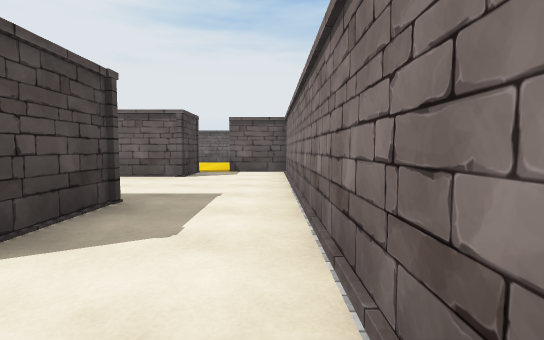
[1] (above)

18 first-person views from a walk through a 3-D level made in the Unity game engine. The camera is 1.2 m above the floor, tilts 4° down and sees 85° across. The floor is counted in squares, 2 m on a side. Each view is taken from the middle of a square. On the plan, view 1 faces up. The plan holds only what a view shows up to about 9 squares ahead; the rest is blank. The place goes on beyond the plan. Some animated figures are not drawn. Some surface patterns are stand-ins.

[2]
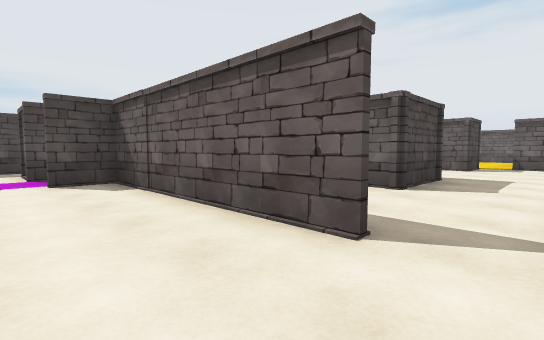

[3]
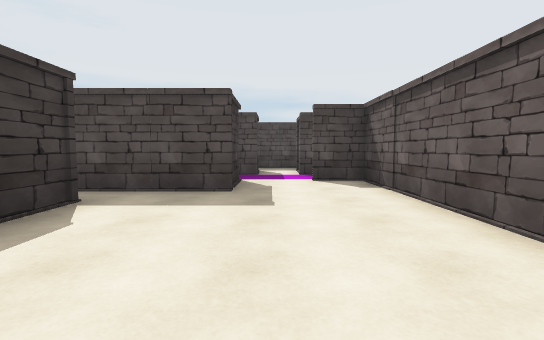

[4]
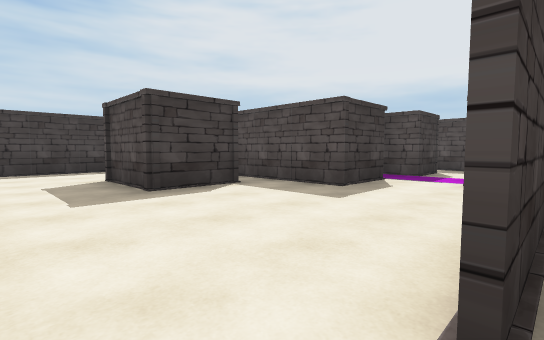

[5]
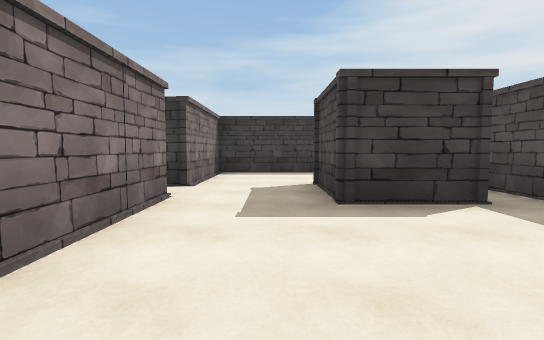

[6]
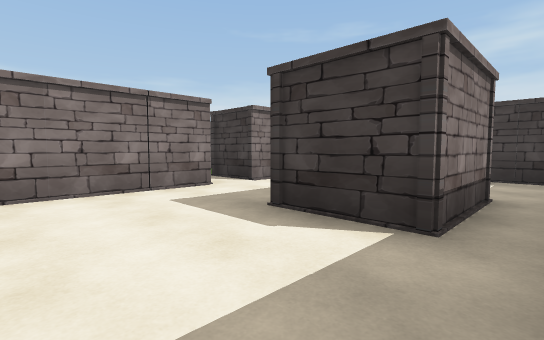

[7]
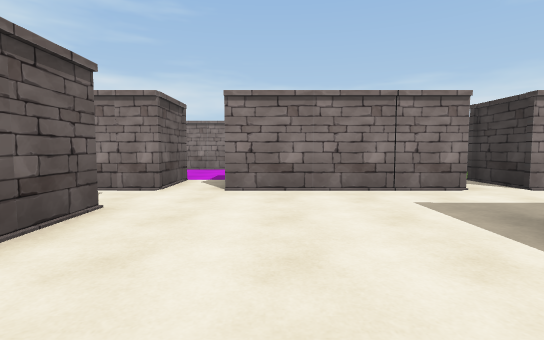

[8]
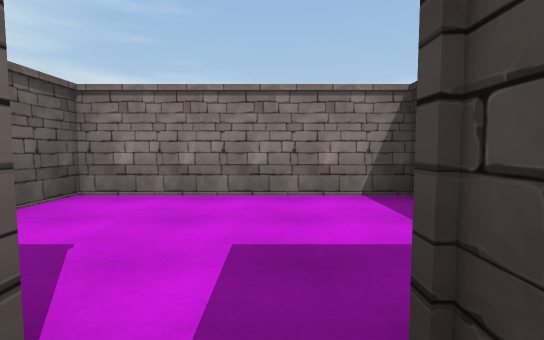

[9]
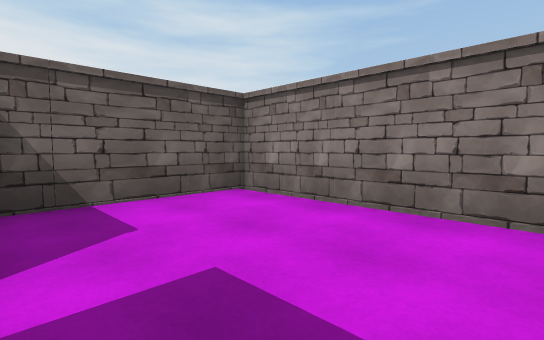

[10]
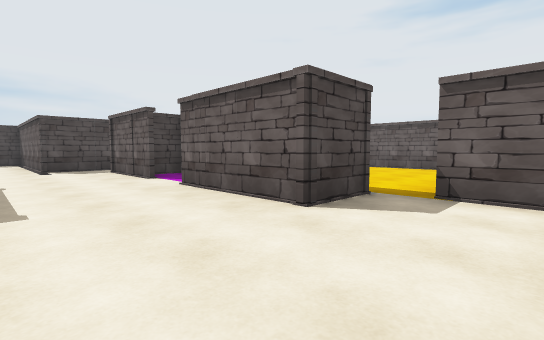

[11]
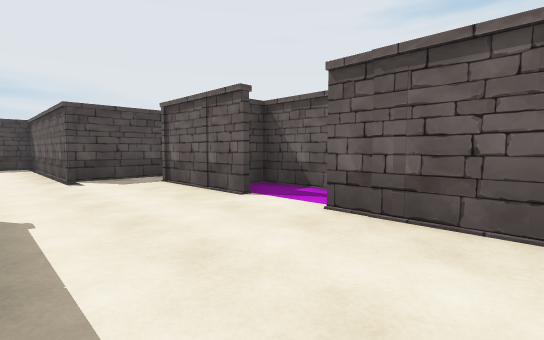

[12]
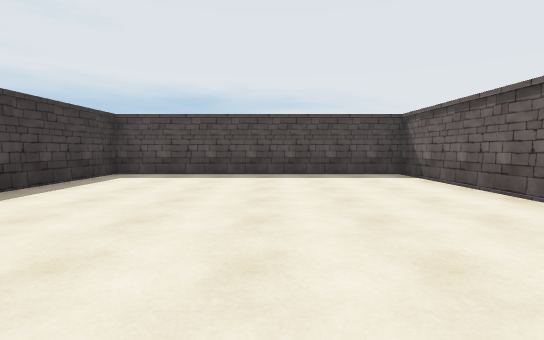

[13]
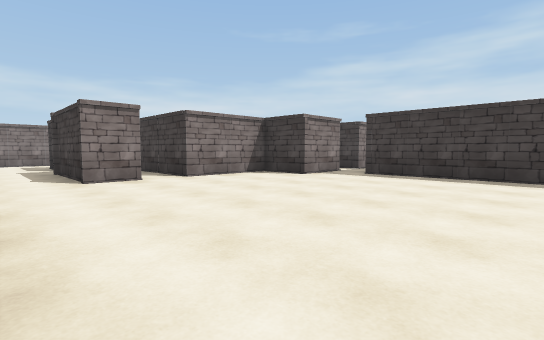

[14]
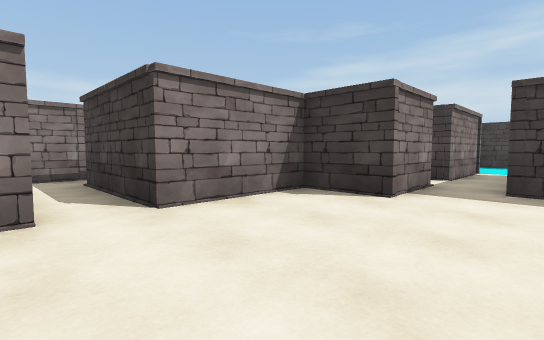

[15]
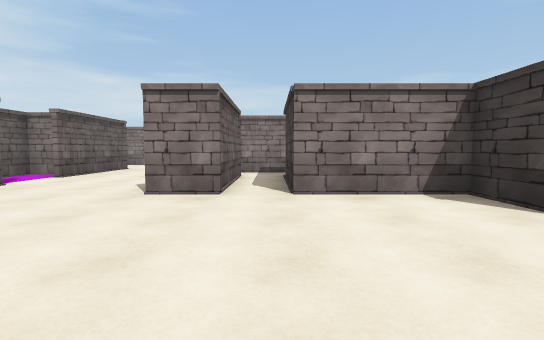

[16]
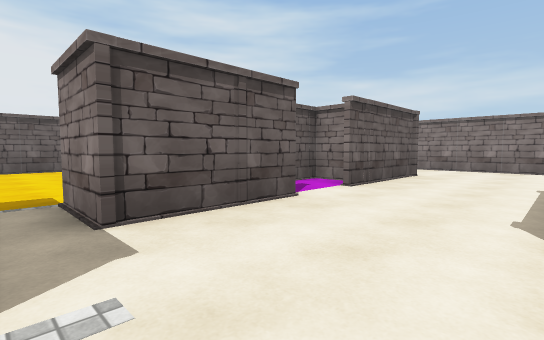

[17]
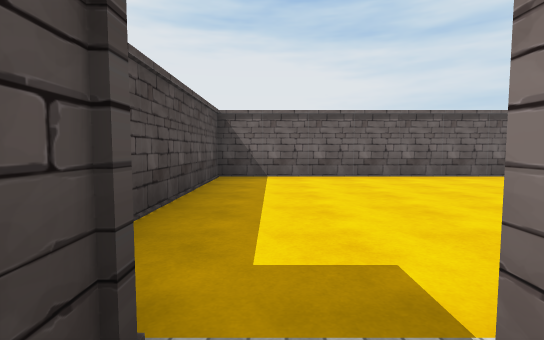

[18]
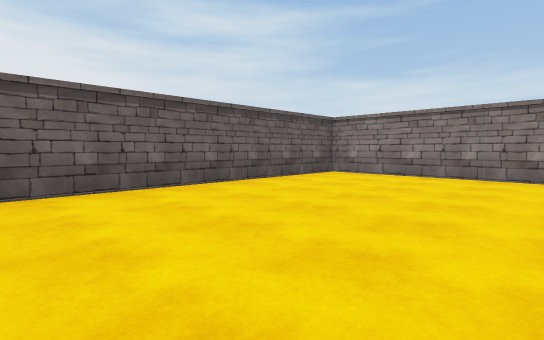

### Floor plan
Points are (right, up) in squares from view 1. A wall is a line through its corners. A room is listed if a view was taken in it or the views show most of it. See-through windows are left out.
Room 1 (views 1, 4)
walls: (-1.8, 3.4) (-1.8, 1.5) (-2.4, 1.5); (0.4, -1.2) (0.4, 3.4); (-2.9, -1.1) (-0.9, -1.1)
ways out: opening at (0, -1) to room 2; opening at (-0.5, 2.5) to room 4; opening at (-2.5, 0.5) to room 5
Room 2 (views 2, 3, 5, 6, 7)
walls: (-5.9, -3.7) (-4.3, -3.7) (-4.3, -6.5); (-3.4, -7.2) (-3.4, -5.3) (-1.8, -5.3); (-6.9, -2.2) (-8.3, -2.2); (-0.9, -1.2) (-5.7, -1.2) (-5.7, -2.2); (-8.3, -5.9) (-8.3, -3.4) (-7, -3.4); (0.4, -6) (0.4, -2.2); (-9.4, -2.1) (-9.4, -3.8)
ways out: opening at (0, -1) to room 1; opening at (1, -2) to room 3; opening at (-9, -2) to room 4; opening at (-0.5, -6.5) to room 7; opening at (-9, -4.5); opening at (-4, -6.5)
Room 3 (views 8, 9)
walls: (1.7, -1.2) (0.4, -1.2); (5, -3.9) (5, 0.6) (2.1, 0.6)
ways out: opening at (1, -2) to room 2
Room 4 (views 10, 11, 13, 14, 15, 16)
walls: (-7.1, 2.7) (-7.1, 3.6) (-4.3, 3.6); (-9.4, 6.4) (-9.4, 5.2) (-14.3, 5.2) (-14.3, -1.8) (-9.4, -1.8); (-6, 6.5) (-8.3, 6.5); (-8.3, -2.2) (-8.3, -0.7) (-7.1, -0.7) (-7.1, 1.7); (-4, 7) (-4, 7.7) (-7, 7.7); (-1.8, 7.9) (-1.8, 6.5) (-4.8, 6.5); (0.4, 3.4) (0.4, 7.6); (0.5, 8) (-1.3, 8)
ways out: opening at (-0.5, 2.5) to room 1; opening at (-9, -2) to room 2; opening at (-7, 2) to room 5; opening at (-4, 3) to room 5; opening at (-9, 7) to room 6
Room 5 (view 12)
walls: (-4.4, 2.7) (-7.1, 2.7); (-3.4, 1.4) (-3.4, 2.9); (-7.1, 1.7) (-4.3, 1.7)
ways out: opening at (-2.5, 0.5) to room 1; opening at (-7, 2) to room 4; opening at (-4, 3) to room 4
Room 6 (views 17, 18)
walls: (-7, 7.7) (-7, 6.5); (-9.4, 7.9) (-9.4, 6.4); (-8.3, 6.5) (-8.3, 7.9); (-1.1, 9.2) (-1.1, 13.5) (-10.2, 13.5) (-10.2, 9.5)
ways out: opening at (-9, 7) to room 4
Room 7 (no view inside)
walls: (-1.8, -5.3) (-1.8, -7.2); (-3.8, -9.7) (0.4, -9.7) (0.4, -6.9)
ways out: opening at (-0.5, -6.5) to room 2; opening at (-2.5, -8.5)

Positions as (right, up) in squares from view 1, and headings:
1: (0, 0), facing up
2: (0, -3), facing up-left
3: (0, -3), facing left
4: (0, -1), facing down-left
5: (-1, -2), facing down
6: (-4, -3), facing down-right
7: (-4, -3), facing right
8: (1, -2), facing right
9: (2, -3), facing up-right
10: (0, 4), facing up-left
11: (-3, 4), facing up-left
12: (-7, 2), facing left
13: (-13, 5), facing down-right
14: (-10, 3), facing down-right
15: (-11, 2), facing right
16: (-9, 4), facing up-right
17: (-9, 7), facing up
18: (-8, 9), facing up-right
